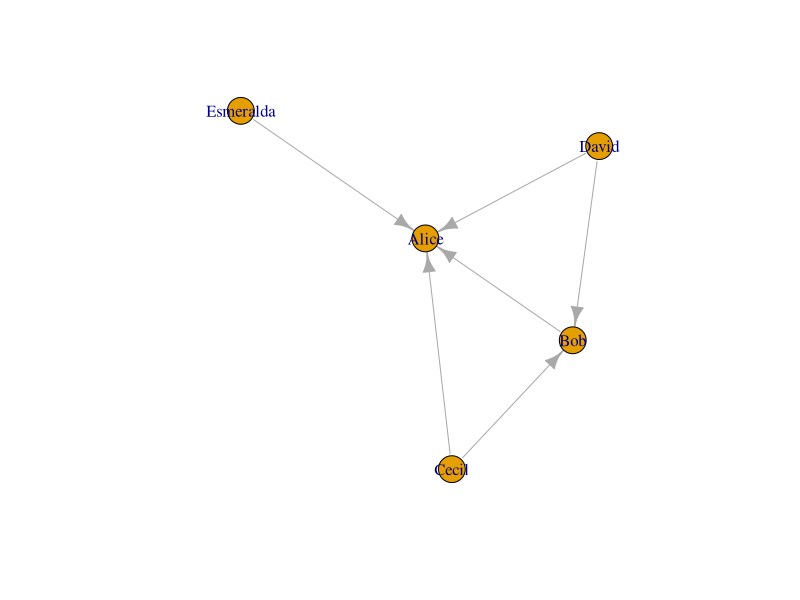
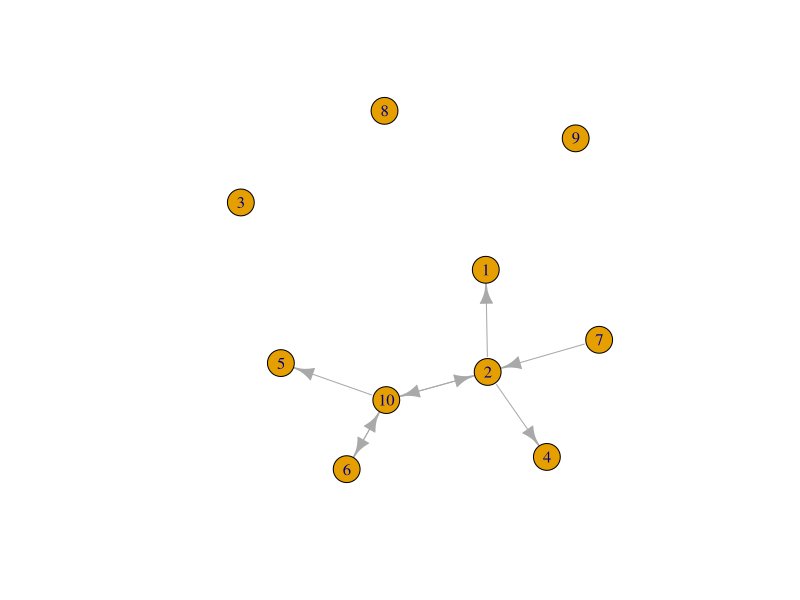
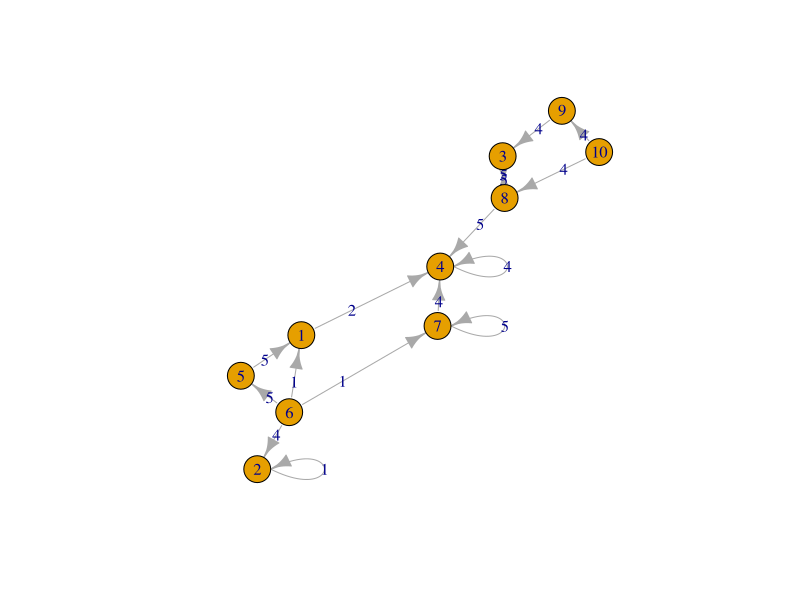
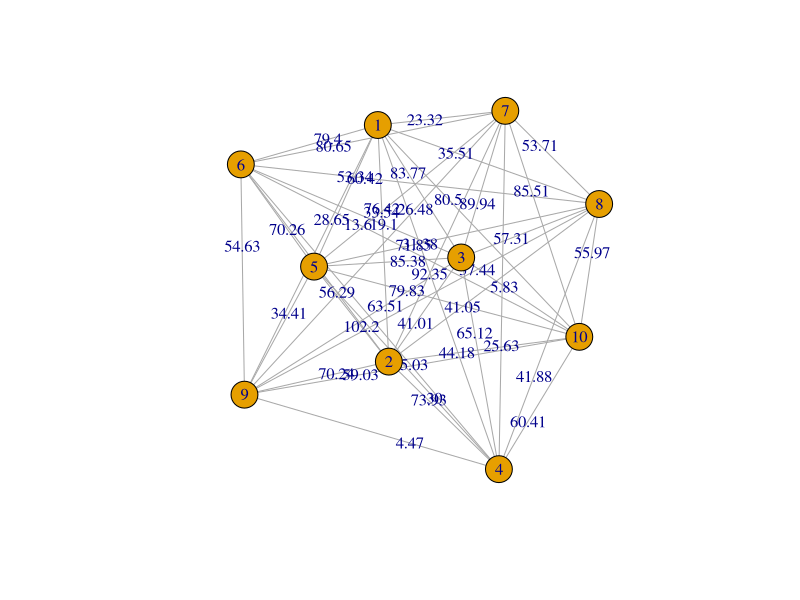
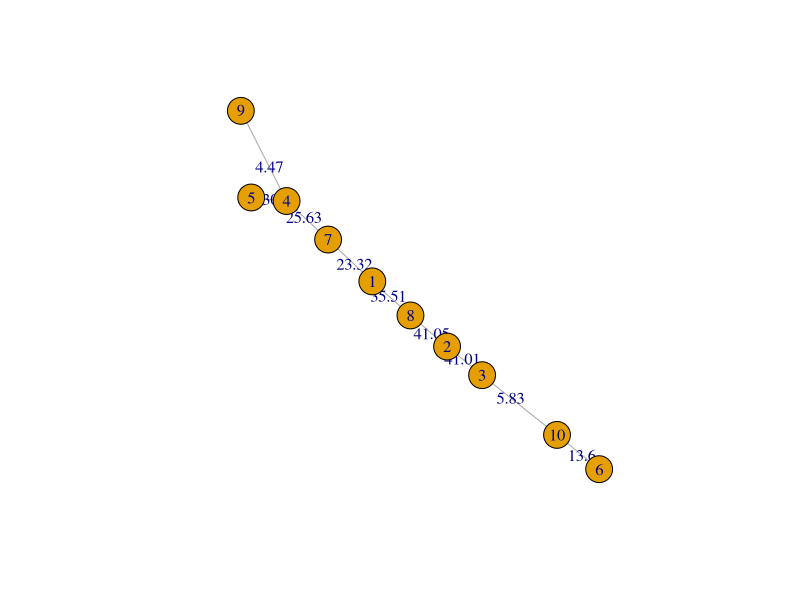

These charts were generated, in order, by the following R code:
# igraph presentation
library("igraph")

# creat network from data frame 
# A simple example with a couple of actors
# The typical case is that these tables are read in from files....
actors <- data.frame(name=c("Alice", "Bob", "Cecil", "David",
                            "Esmeralda"),
                     age=c(48,33,45,34,21),
                     gender=c("F","M","F","M","F"))
relations <- data.frame(from=c("Bob", "Cecil", "Cecil", "David",
                               "David", "Esmeralda"),
                        to=c("Alice", "Bob", "Alice", "Alice", "Bob", "Alice"),
                        same.dept=c(FALSE,FALSE,TRUE,FALSE,FALSE,TRUE),
                        friendship=c(4,5,5,2,1,1), advice=c(4,5,5,4,2,3))
g <- graph_from_data_frame(relations, directed=TRUE, vertices=actors)
print(g, e=TRUE, v=TRUE)
plot(g)
###################################
# creat network from adjacency matrix
# simple
adjm <- matrix(sample(0:1, 100, replace=TRUE, prob=c(0.9,0.1)), nc=10)
g1 <- graph_from_adjacency_matrix( adjm )
plot(g1)

# weight
adjm <- matrix(sample(0:5, 100, replace=TRUE,
                      prob=c(0.9,0.02,0.02,0.02,0.02,0.02)), nc=10)
g2 <- graph_from_adjacency_matrix(adjm, weighted=TRUE)
E(g2)$weight
plot(g2, edge.label=E(g2)$weight)

# distance matrix ( undirected )
points <- rbind(sample(0:100,10,replace=TRUE), sample(0:100,10,replace=TRUE) )
distmat <- as.matrix(dist(t(points)))
g3 <- graph_from_adjacency_matrix(distmat, weighted=TRUE,  mode="undirected")
plot(g3,edge.label=round(E(g3)$weight,2))
MST <- minimum.spanning.tree(g3)
plot(MST,edge.label=round(E(MST)$weight,2))
